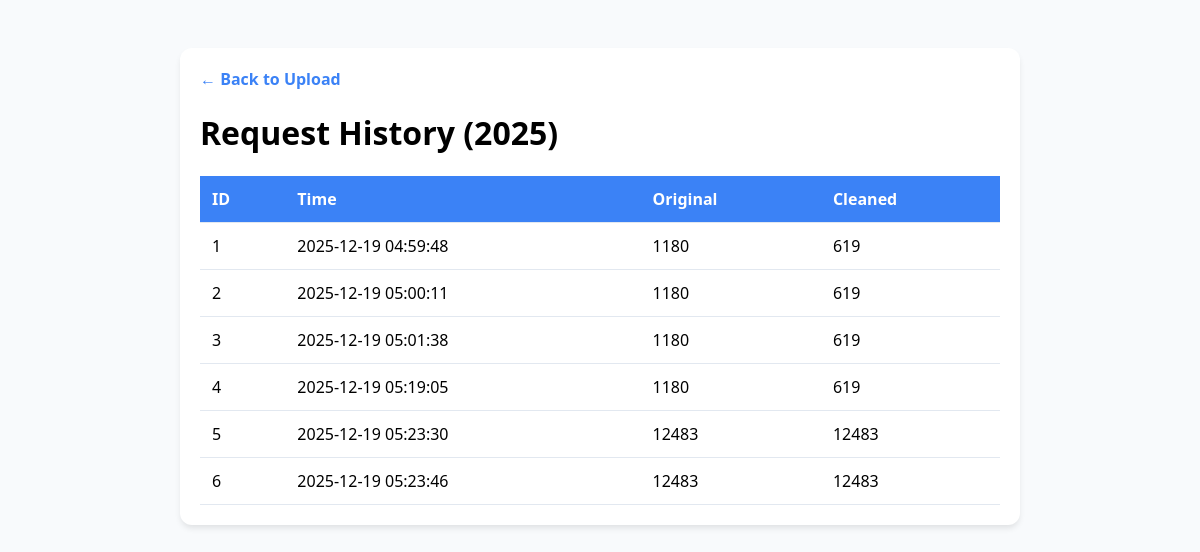
Page /logs on the committed database.
### tables this page shows
CREATE TABLE api_request_logs (
                id INTEGER PRIMARY KEY AUTOINCREMENT,
                request_time TEXT NOT NULL,
                original_contacts INTEGER NOT NULL,
                cleaned_contacts INTEGER NOT NULL
            );

### main.py (the view)
@app.get("/logs", response_class=HTMLResponse)
async def serve_logs(request: Request):
    data = fetch_logs()
    return templates.TemplateResponse("logs.html", {"request": request, "logs": data})

### templates/logs.html (shortened to what this page needs)
<!DOCTYPE html>
<html>
<head>
</head>
<body>
    <div class="container">
        <a href="/" class="back-link">← Back to Upload</a>
        <h1>Request History (2025)</h1>
        <table>
            <thead>
                <tr>
                    <th>ID</th>
                    <th>Time</th>
                    <th>Original</th>
                    <th>Cleaned</th>
                </tr>
            </thead>
            <tbody>
                {% for log in logs %}
                <tr>
                    <td>{{ log[0] }}</td>
                    <td>{{ log[1] }}</td>
                    <td>{{ log[2] }}</td>
                    <td>{{ log[3] }}</td>
                </tr>
                {% endfor %}
            </tbody>
        </table>
    </div>
</body>
</html>

### templates/logs.html (style rules this page uses)
body { font-family: 'Segoe UI', sans-serif; background: #f8fafc; padding: 40px; }
.container { max-width: 800px; margin: 0 auto; background: white; padding: 20px; border-radius: 12px; box-shadow: 0 4px 6px -1px rgba(0,0,0,0.1); }
table { width: 100%; border-collapse: collapse; margin-top: 20px; }
th, td { padding: 12px; border-bottom: 1px solid #e2e8f0; text-align: left; }
th { background: #3b82f6; color: white; }
.back-link { text-decoration: none; color: #3b82f6; font-weight: bold; }

### rows in the picture
api_request_logs: id "1", request_time "2025-12-19 04:59:48", original_contacts "1180", cleaned_contacts "619"
api_request_logs: id "2", request_time "2025-12-19 05:00:11", original_contacts "1180", cleaned_contacts "619"
api_request_logs: id "3", request_time "2025-12-19 05:01:38", original_contacts "1180", cleaned_contacts "619"
api_request_logs: id "4", request_time "2025-12-19 05:19:05", original_contacts "1180", cleaned_contacts "619"
api_request_logs: id "5", request_time "2025-12-19 05:23:30", original_contacts "12483", cleaned_contacts "12483"
api_request_logs: id "6", request_time "2025-12-19 05:23:46", original_contacts "12483", cleaned_contacts "12483"
